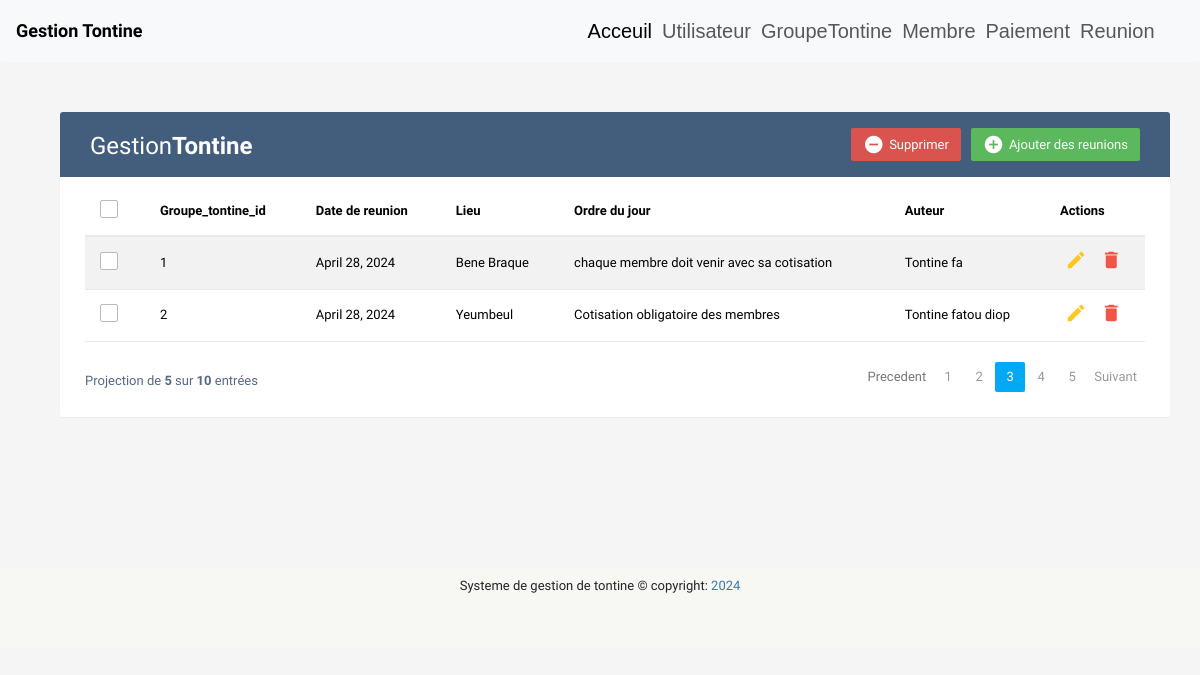
/reunion/, run on the app's committed database.
### Tontine/models.py (models this page shows, shortened)
class Reunions(models.Model):
    groupe_tontine_id = models.IntegerField()
    date_reunion = models.DateField(auto_now_add=True)
    lieu = models.CharField(max_length=100)
    ordre_du_jour = models.TextField(null=True, max_length=400, blank=True)
    auteur = models.ForeignKey(GroupesTontine,on_delete=models.CASCADE)

class GroupesTontine(models.Model):
    nom = models.CharField(max_length = 100)
    description = models.TextField(null=True, max_length=400, blank=True)
    def __str__(self):
       return f" {self.nom} "

### Tontine/views.py (the view)
# urls.py: path("reunion/",Reunion, name= "reunion"),
def Reunion(request):
    emp = Reunions.objects.all()
    context = {
        'emp':emp,
    }
    return render(request, "reunion.html",context)

### templates/reunion.html (shortened to what this page needs)
{% extends "Base.html" %}
{% block content%}
<!DOCTYPE html>
<html lang="en">
<head>
<link rel="stylesheet" href="https://maxcdn.bootstrapcdn.com/font-awesome/4.7.0/css/font-awesome.min.css">
<link rel="stylesheet" href="https://maxcdn.bootstrapcdn.com/bootstrap/3.3.7/css/bootstrap.min.css">
  <body>
    <div class="container">
        <div class="table-wrapper">
            <div class="table-title">
                <div class="row">
                    <div class="col-sm-6">
						<h2>Gestion<b>Tontine</b></h2>
					</div>
					<div class="col-sm-6">
						<a href="#addEmployeeModal" class="btn btn-success" data-toggle="modal"><i class="material-icons">&#xE147;</i> <span>Ajouter des reunions</span></a>
						<a href="#deleteEmployeeModal" class="btn btn-danger" data-toggle="modal"><i class="material-icons">&#xE15C;</i> <span>Supprimer</span></a>
					</div>
                </div>
            </div>
            <table class="table table-striped table-hover">
                <thead>
                    <tr>
						<th>
							<span class="custom-checkbox">
								<label for="selectAll"></label>
							</span>
						</th>
                        <th>Groupe_tontine_id</th>
                        <th>Date de reunion</th>
                        <th>Lieu</th>
                        <th>Ordre du jour</th>
                        <th>Auteur</th>
                        <th>Actions</th>
                    </tr>
                </thead>
                <tbody>
                    {% for i in emp %}
                    <tr>
						<td>
							<span class="custom-checkbox">
								<label for="checkbox1"></label>
							</span>
						</td>
                        <td>{{i.groupe_tontine_id}}</td>
                        <td>{{i.date_reunion}}</td>
                        <td>{{i.lieu}}</td>
                        <td>{{i.ordre_du_jour}}</td>
                        <td>{{i.auteur}}</td>
                        <td>
                            <a href="#editEmployeeModal-{{ forloop.counter}}" class="edit" data-toggle="modal"><i class="material-icons" data-toggle="tooltip" title="Modifier">&#xE254;</i></a>
                            <a href="#deleteEmployeeModal-{{ forloop.counter}}" class="delete" data-toggle="modal"><i class="material-icons" data-toggle="tooltip" title="Supprimer">&#xE872;</i></a>
                        </td>
                    </tr>
                   {% endfor %}
                </tbody>
            </table>
			<div class="clearfix">
                <div class="hint-text">Projection de <b>5</b> sur <b>10</b> entrées</div>
                <ul class="pagination">
                    <li class="page-item disabled"><a href="#">Precedent</a></li>
                    <li class="page-item"><a href="#" class="page-link">1</a></li>
                    <li class="page-item"><a href="#" class="page-link">2</a></li>
                    <li class="page-item active"><a href="#" class="page-link">3</a></li>
                    <li class="page-item"><a href="#" class="page-link">4</a></li>
                    <li class="page-item"><a href="#" class="page-link">5</a></li>
                    <li class="page-item"><a href="#" class="page-link">Suivant</a></li>
                </ul>
            </div>
        </div>
    </div>
</body>
</html>
{% endblock%}

### templates/Base.html (shortened to what this page needs)
<!doctype html>
<html lang="en">
  <head>
    <link href="https://cdn.jsdelivr.net/npm/bootstrap@5.3.3/dist/css/bootstrap.min.css" rel="stylesheet">
  </head>
  <body>
    <nav class="navbar navbar-expand-lg bg-body-tertiary">
        <div class="container-fluid">
          <a class="navbar-brand" href="#">Gestion Tontine</a>
          <div class="collapse navbar-collapse " id="navbarSupportedContent">
            <ul class="navbar-nav">
              <li class="nav-item"><a class="nav-link active" aria-current="page" href="{% url 'index' %}">Acceuil</a></li>
              <li class="nav-item"><a class="nav-link" href="{% url 'utilisateur' %}">Utilisateur</a></li>
              <li class="nav-item"><a class="nav-link" href="{% url 'grouptontine' %}">GroupeTontine</a></li>
              <li class="nav-item"><a class="nav-link" href="{% url 'membre' %}">Membre</a></li>
              <li class="nav-item"><a class="nav-link" href="{% url 'paiement' %}">Paiement</a></li>
              <li class="nav-item"><a class="nav-link" href="{% url 'reunion' %}">Reunion</a></li>
            </ul>
          </div>
        </div>
      </nav>
      <div class="container">
        {% block content%}
        {% endblock%}
      </div>
  <footer class="bg-light text-center text-dark">
    <div class="text-center p-3 " style="background-color: rgb(247, 247, 243);">
      Systeme de gestion de tontine © copyright:
      <a href="#">2024</a>
    </div>
  </footer>
  </body>
</html>

### templates/Base.html (style rules this page uses)
.navbar-nav { position: relative; left: 50vh; font-size: 20px; font-family: Verdana, sans-serif; }
.navbar-brand { font-size: 30px; font-weight: 800; }
.text-center { margin-top: 15vh; height: 10vh; }

### templates/reunion.html (style rules this page uses)
body { color: #566787; background: #f5f5f5; font-family: 'Varela Round', sans-serif; font-size: 13px; }
.table-wrapper { background: #fff; padding: 20px 25px; margin: 30px 0; border-radius: 3px; box-shadow: 0 1px 1px rgba(0,0,0,.05); }
.table-title { padding-bottom: 15px; background: #435d7d; color: #fff; padding: 16px 30px; margin: -20px -25px 10px; border-radius: 3px 3px 0 0; }
.table-title h2 { margin: 5px 0 0; font-size: 24px; }
.table-title .btn { color: #fff; float: right; font-size: 13px; border: none; min-width: 50px; border-radius: 2px; border: none; outline: none !important; margin-left: 10px; }
.table-title .btn i { float: left; font-size: 21px; margin-right: 5px; }
.table-title .btn span { float: left; margin-top: 2px; }
table.table tr th, table.table tr td { border-color: #e9e9e9; padding: 12px 15px; vertical-align: middle; }
table.table tr th:first-child { width: 60px; }
table.table tr th:last-child { width: 100px; }
table.table-striped tbody tr:nth-of-type(odd) { background-color: #fcfcfc; }
table.table td:last-child i { opacity: 0.9; font-size: 22px; margin: 0 5px; }
table.table td a { font-weight: bold; color: #566787; display: inline-block; text-decoration: none; outline: none !important; }
table.table td a.edit { color: #FFC107; }
table.table td a.delete { color: #F44336; }
table.table td i { font-size: 19px; }
.pagination { float: right; margin: 0 0 5px; }
.pagination li a { border: none; font-size: 13px; min-width: 30px; min-height: 30px; color: #999; margin: 0 2px; line-height: 30px; border-radius: 2px !important; text-align: center; padding: 0 6px; }
.pagination li.active a, .pagination li.active a.page-link { background: #03A9F4; }
.hint-text { float: left; margin-top: 10px; font-size: 13px; }
.custom-checkbox { position: relative; }
.custom-checkbox label:before { width: 18px; height: 18px; }
.custom-checkbox label:before { content: ''; margin-right: 10px; display: inline-block; vertical-align: text-top; background: white; border: 1px solid #bbb; border-radius: 2px; box-sizing: border-box; z-index: 2; }

### data on the page
Reunions: groupe_tontine_id "1", date_reunion "April 28, 2024", lieu "Bene Braque", ordre_du_jour "chaque membre doit venir avec sa cotisation", auteur "Tontine fa"
Reunions: groupe_tontine_id "2", date_reunion "April 28, 2024", lieu "Yeumbeul", ordre_du_jour "Cotisation obligatoire des membres", auteur "Tontine fatou diop"
